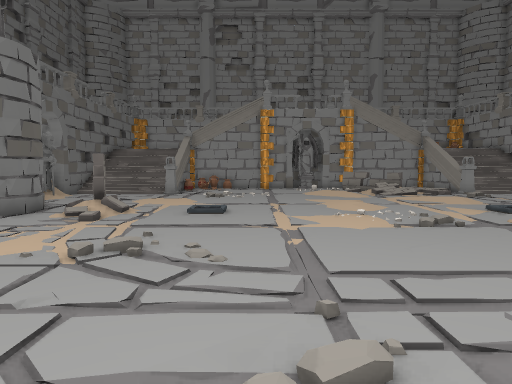
View 1 (above)

17 first-person views from a walk through a Unity game level. The camera is 1.4 m above the floor, tilts 4° down and sees 70° across. Doors are open. The floor is counted in squares, 1 m on a side. Each view is taken from the middle of a square. On the plan, view 1 faces up. The plan holds only what a view shows up to about 16 squares ahead; the rest is blank. The place goes on beyond the plan. Some animated figures are left out. Some surface patterns are stand-ins.

View 2
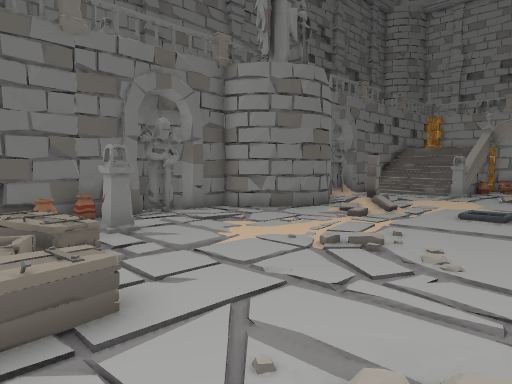

View 3
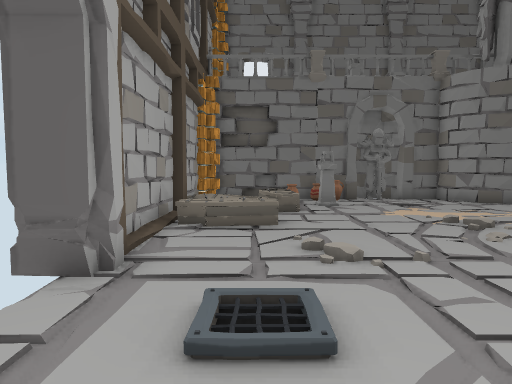

View 4
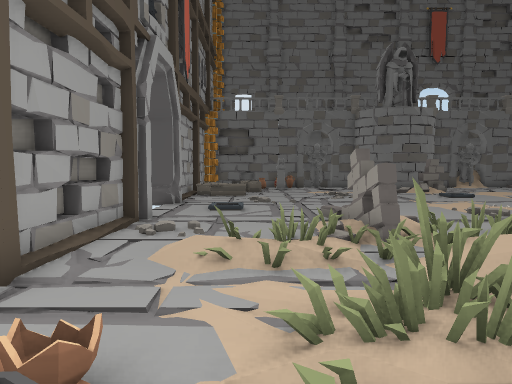

View 5
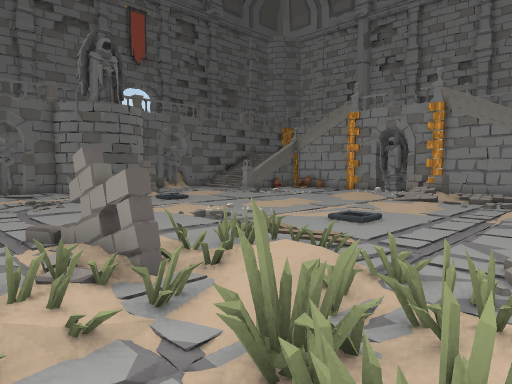

View 6
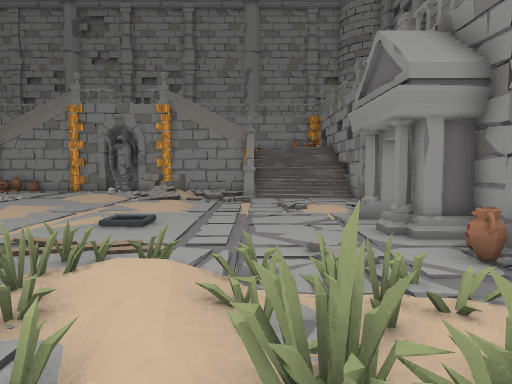

View 7
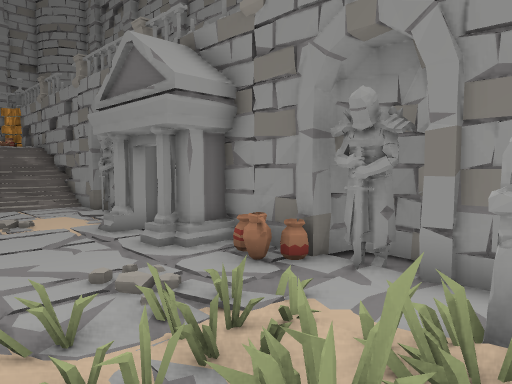

View 8
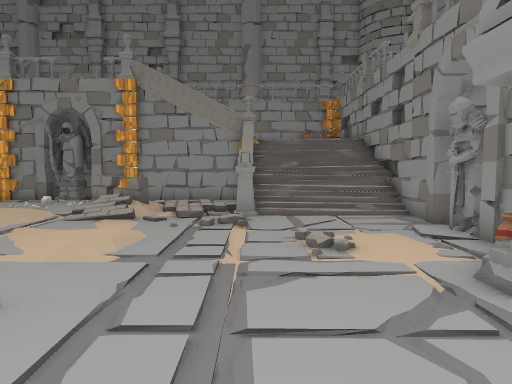

View 9
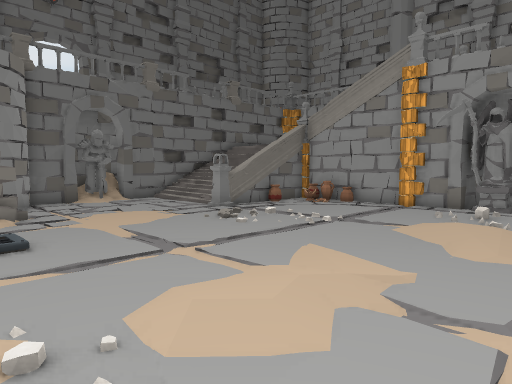

View 10
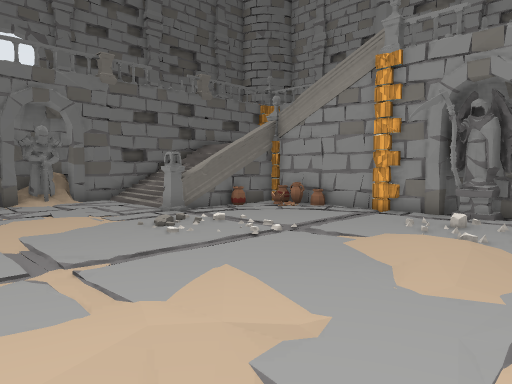

View 11
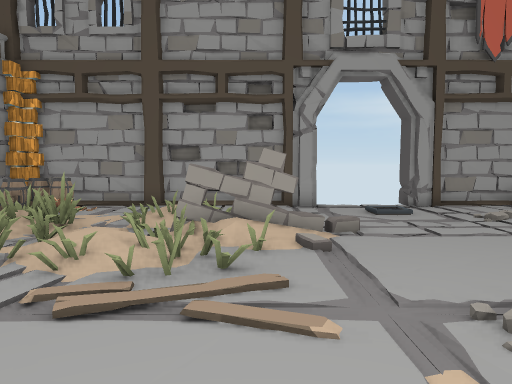

View 12
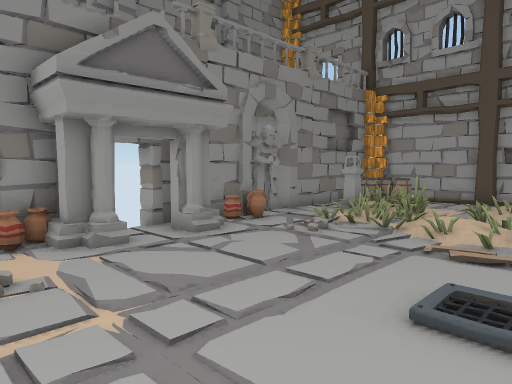

View 13
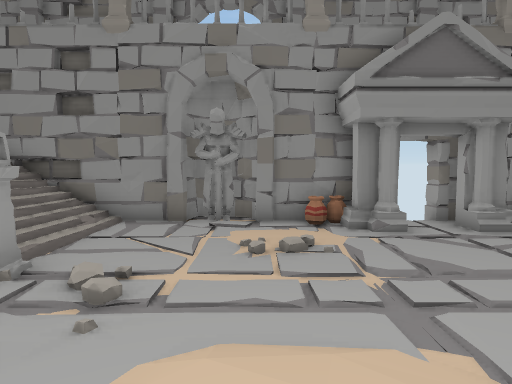

View 14
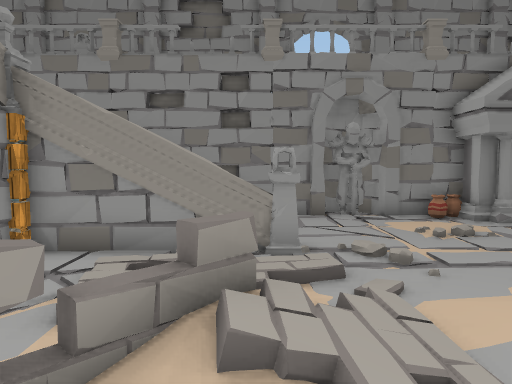

View 15
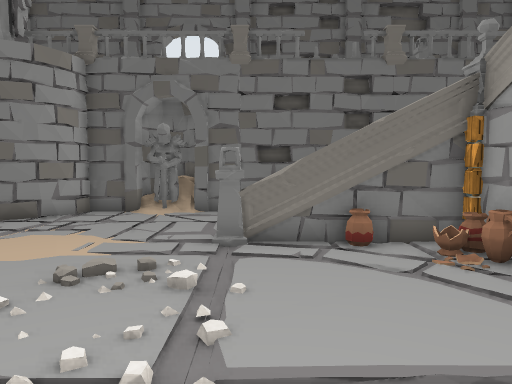

View 16
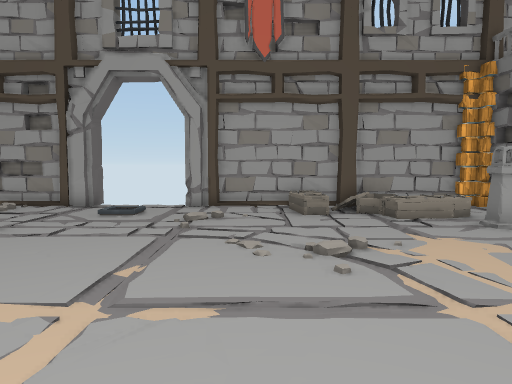

View 17
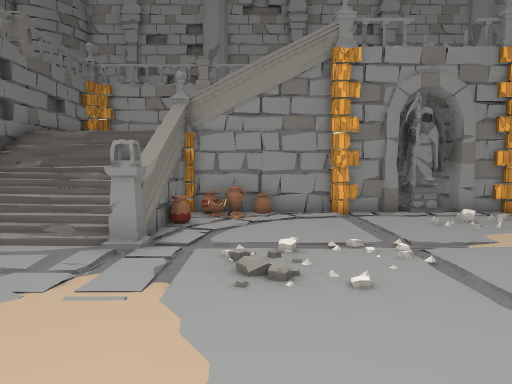

### Floor plan
Key: @ floor where view 1 was taken; # wall or solid block; . main floor; : floor 0.25 m higher than the main floor; + floor 0.5 m higher than the main floor; / step, stairs or slope; D open door; = window, fence, low wall or low ledge; v drop or lower ground; S statue; P pillar; A vase; C coffin; B barrel; O other object.
Columns run from 10 left of view 1 to 17 right of it. Each row starts with its distance up from view 1.
 25             ###
 24             #S#
 23       #AA####S########
 22  #   ##.........  ./.#   #
 21  #####A........OO.//.######
 20 ##===##.......//OO  =#===##
 19  #:::#P.......:. OO /P:::##
 18  #....P./.....:./ .:.P....#
 17 ##....../...../...../....###
 16 #S..................../..SS#
 15 ##................:.../..###
 14  #................:.../..A#
 13  ###.....................A#
 12    #.O..................OO#
 11    #.OO.//............... D
 10   ##.//.................OO#
  9  ##...................../O#
  8  #....................//.A#
  7 ##....../......./.O/.../AA##
  6 #S.....//.......////:../.SS#
  5 ##....../......./ O//../.###
  4  OOP...........OOOOO/O//P##
  3  A.P......//.......O/.//P##
  2  #A.CO....///......//../ .#
  1  #.   +/C....:....///../BB#
  0  #.   / /.@......:./...BBB#
 -1  ###########DDDD###########
 -2            #v D# vvvv

Positions as (right, up) in squares from view 1, and headings:
1: (0, 0), facing up
2: (1, 0), facing up-left
3: (6, 1), facing left
4: (15, 2), facing left
5: (13, 2), facing up-left
6: (11, 2), facing up
7: (10, 3), facing up-right
8: (11, 8), facing up
9: (6, 10), facing up-left
10: (6, 12), facing up-left
11: (7, 12), facing down
12: (7, 15), facing down-right
13: (6, 15), facing right
14: (4, 19), facing right
15: (3, 19), facing left
16: (-1, 12), facing down
17: (-2, 12), facing up
